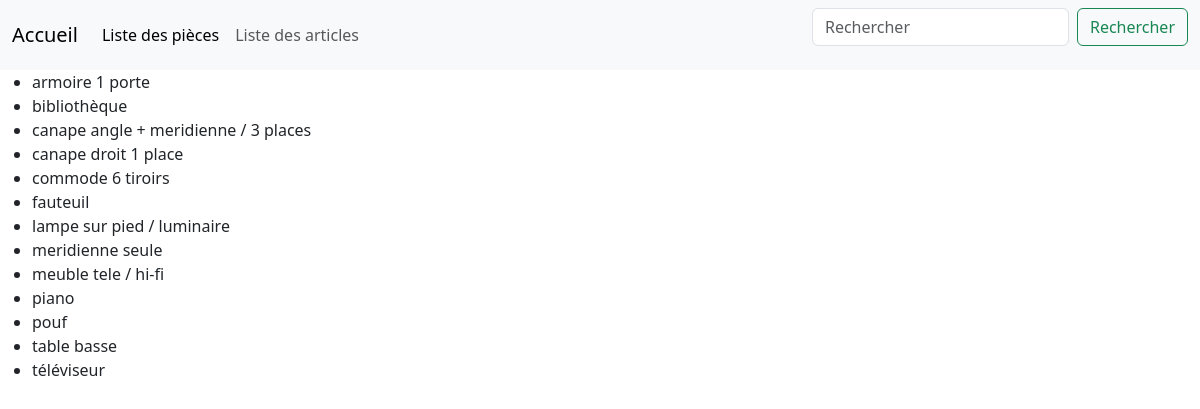
Page /inventaire/?place=salon on the committed database.
### inventaire/models.py (models this page shows)
class Inventaire_items(models.Model):
    items = models.CharField(max_length=100)
    volume = models.DecimalField(max_digits=6, decimal_places=2)
    place = models.CharField(max_length=50)

### inventaire/views.py (the view)
# urls.py: path("inventaire/", inventairePerPlace, name="inventaire-per-place"),
def inventairePerPlace(request):
   place_type = request.GET.get('place')
   queryset = Inventaire_items.objects.all()
   if place_type :
      queryset = queryset.filter(place=place_type)
   return render(request, "inventaire/items_per_place.html", {"type_place": queryset})

### inventaire/templates/inventaire/items_per_place.html (shortened to what this page needs)
{% load static %}
<link
    rel="stylesheet"
    type="text/css"
    href="{% static 'inventaire/css/bootstrap.css' %}"
/>
<!DOCTYPE html>
<html lang="fr">
<head>
</head>
<body>
<nav class="navbar navbar-expand-lg bg-body-tertiary">
  <div class="container-fluid">
    <a class="navbar-brand" href="{% url 'home' %}">Accueil</a>
    <div class="collapse navbar-collapse" id="navbarNav">
      <ul class="navbar-nav">
        <li class="nav-item">
          <a class="nav-link active" aria-current="page" href="{% url 'place' %}">Liste des pièces</a>
        </li>
        <li class="nav-item">
          <a class="nav-link" href="{% url 'inventaire-per-place' %}">Liste des articles</a>
        </li>
          </ul>
    </div>
            <form class="d-flex" role="search">
        <input class="form-control me-2" type="search" placeholder="Rechercher" aria-label="Search">
        <button class="btn btn-outline-success" type="submit">Rechercher</button>
      </form>
  </div>
</nav>
    <ul>
        {% for item in type_place %}
            <li>
                {{ item.items }}
            </li>
        {% endfor %}
    </ul>
</body>
</html>

### rows in the picture
Inventaire_items: items "armoire 1 porte"
Inventaire_items: items "bibliothèque"
Inventaire_items: items "canape angle + meridienne / 3 places"
Inventaire_items: items "canape droit 1 place"
Inventaire_items: items "commode 6 tiroirs"
Inventaire_items: items "fauteuil"
Inventaire_items: items "lampe sur pied / luminaire"
Inventaire_items: items "meridienne seule"
Inventaire_items: items "meuble tele / hi-fi"
Inventaire_items: items "piano"
Inventaire_items: items "pouf"
Inventaire_items: items "table basse"
Inventaire_items: items "téléviseur"
